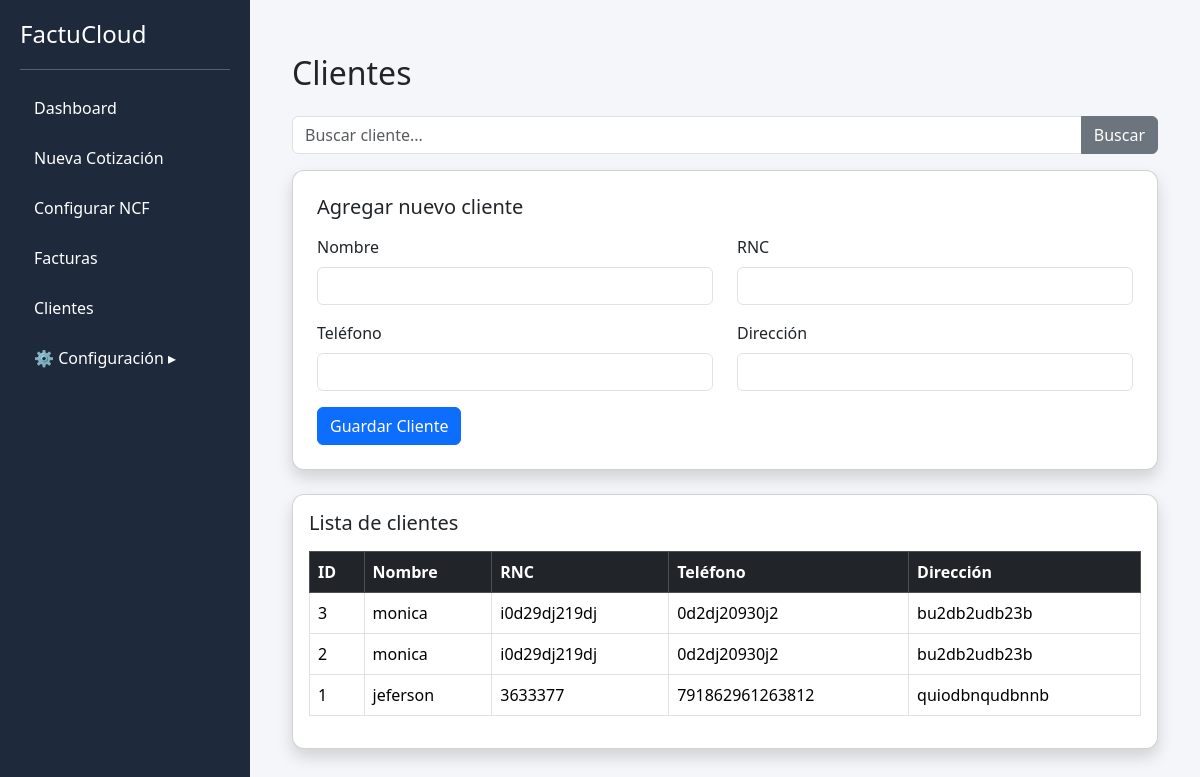
Screenshot of /clientes (signed in) with the database file from the repository.
### tables this page shows
CREATE TABLE clientes (
    id INTEGER PRIMARY KEY AUTOINCREMENT,
    nombre TEXT,
    rnc TEXT,
    telefono TEXT,
    direccion TEXT
);

### app.py (the view, shortened to what this page needs)
@app.route("/clientes", methods=["GET","POST"])
def clientes():
    if "usuario" not in session:
        return redirect(url_for("login"))
    conn = get_db()
    buscar = request.args.get("buscar")
    if buscar:
        clientes = conn.execute("""
        SELECT * FROM clientes
        WHERE nombre LIKE ?
        ORDER BY id DESC
        """, ("%" + buscar + "%",)).fetchall()
    else:
        clientes = conn.execute("SELECT * FROM clientes ORDER BY id DESC").fetchall()
    conn.close()
    return render_template("clientes.html", clientes=clientes)

### app.py (called while the page is built)
def get_db():
    conn = sqlite3.connect("database.db")
    conn.row_factory = sqlite3.Row
    return conn

### templates/clientes.html
{% extends "base.html" %}
{% block content %}
<div class="container mt-4">
<h2 class="mb-4">Clientes</h2>
<form method="GET" class="mb-3">
<div class="input-group">
<input type="text" name="buscar" class="form-control" placeholder="Buscar cliente...">
<button class="btn btn-secondary">Buscar</button>
</div>
</form>
<div class="card shadow p-4 mb-4">
<h5 class="mb-3">Agregar nuevo cliente</h5>
<form method="POST">
<div class="row">
<div class="col-md-6 mb-3">
<label class="form-label">Nombre</label>
<input type="text" name="nombre" class="form-control" required>
</div>
<div class="col-md-6 mb-3">
<label class="form-label">RNC</label>
<input type="text" name="rnc" class="form-control">
</div>
<div class="col-md-6 mb-3">
<label class="form-label">Teléfono</label>
<input type="number" name="telefono" class="form-control">
</div>
<div class="col-md-6 mb-3">
<label class="form-label">Dirección</label>
<input type="text" name="direccion" class="form-control">
</div>
</div>
<button class="btn btn-primary">Guardar Cliente</button>
</form>
</div>
<div class="card shadow p-3">
<h5 class="mb-3">Lista de clientes</h5>
<div class="table-responsive">
<table class="table table-bordered table-hover align-middle">
<thead class="table-dark">
<tr>
<th>ID</th>
<th>Nombre</th>
<th>RNC</th>
<th>Teléfono</th>
<th>Dirección</th>
</tr>
</thead>
<tbody>
{% for c in clientes %}
<tr>
<td>{{ c["id"] }}</td>
<td>{{ c["nombre"] }}</td>
<td>{{ c["rnc"] }}</td>
<td>{{ c["telefono"] }}</td>
<td>{{ c["direccion"] }}</td>
</tr>
{% endfor %}
</tbody>
</table>
</div>
</div>
</div>
{% endblock %}

### templates/base.html (style rules this page uses)
body { background-color:#f4f6f9; }
.card { border-radius:12px; }

### rows the page displays
clientes: id "3", nombre "monica", rnc "i0d29dj219dj", telefono "0d2dj20930j2", direccion "bu2db2udb23b"
clientes: id "2", nombre "monica", rnc "i0d29dj219dj", telefono "0d2dj20930j2", direccion "bu2db2udb23b"
clientes: id "1", nombre "jeferson", rnc "3633377", telefono "791862961263812", direccion "quiodbnqudbnnb"
